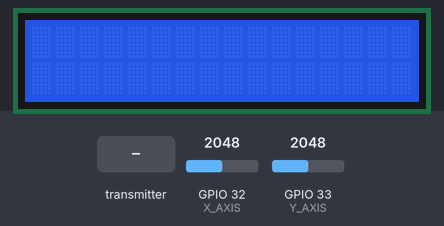
Bench run of a sketch on a simulated ESP32. Shown: 16×2 character LCD. The test bench sets the inputs (shaded band); at power-on: GPIO 32 (X_AXIS) = 2048, GPIO 33 (Y_AXIS) = 2048. WiFi joins after 1.5 s; servers stay silent unless stated; what the sketch prints to the serial monitor is not drawn.

Above: at 1.2 s.
1.3 s: the transmitter starts sending distance = 0
At 2.5 s:
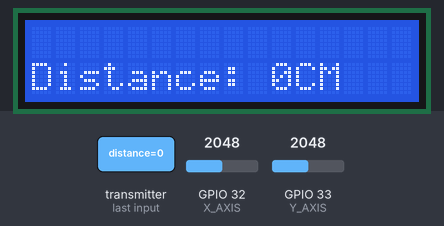
2.8 s: the transmitter starts sending distance = 64
At 3.4 s:
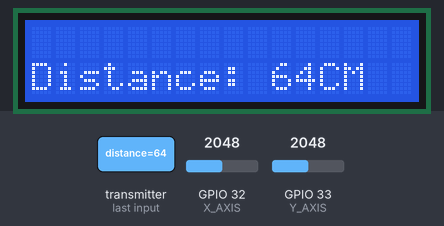
Timing chart, 0 to 5.8 s (numbered marks = the images above; inputs shaded):
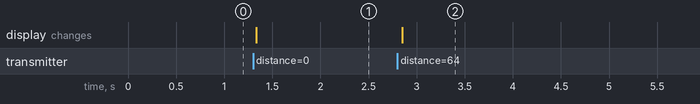

The sketch:

transmitter.ino
```cpp
#include <WiFi.h>
#include <esp_now.h>
#include <LiquidCrystal.h>

#define X_AXIS 32
#define Y_AXIS 33

uint8_t recMac[] = {0x3C,0x8A,0x1F,0x9A,0x6D,0x90}; //3C:8A:1F:9A:6D:90
LiquidCrystal lcd(19,23,18,17,16,15);

struct PacketDataSend{
  byte xAxisV;
  byte yAxisV;
};
PacketDataSend dataSend;

struct PacketDataRecv{
  byte distance;
};
PacketDataRecv rData;

int mapJoystick(int value){
  if (value >= 2800)
  {
    value = map(value, 2200, 4095, 127, 254);
  }
  else if (value <= 1200)
  {
    value = map(value, 1800, 0, 127, 0);
  }
  else
  {
    value = 127;
  }

  return value;
}

void OnDataSent(const uint8_t *mac_addr, esp_now_send_status_t status)
{
  Serial.print("\r\nLast Packet Send Status:\t ");
  Serial.println(status);
  if (status == ESP_NOW_SEND_SUCCESS){
    Serial.println("Message sent");
  }
  else{
    Serial.println("Message failed");
    lcd.setCursor(0,1);
    lcd.print("Connection fail");
  }
}

void OnDataRecv(const esp_now_recv_info * mac, const unsigned char *incomingData, int len){
  if(len==0){
    return;
  }
  memcpy(&rData, incomingData, sizeof(rData));
  String inputData;
  inputData = inputData + "values " + rData.distance;
  Serial.println(inputData);

  lcd.setCursor(0, 1);
  lcd.print("                ");
  lcd.setCursor(0, 1);
  lcd.print("Distance: ");
  lcd.print(rData.distance);
  lcd.print("CM");

}


void setup() {
  Serial.begin(115200);
  WiFi.mode(WIFI_STA);
  WiFi.begin();

  lcd.begin(16, 2);


  pinMode(X_AXIS, INPUT);
  pinMode(Y_AXIS, INPUT);

   if (esp_now_init() != ESP_OK)
  {
    Serial.println("Error initializing ESP-NOW");
    return;
  }
  else
  {
    Serial.println("Succes: Initialized ESP-NOW");
  }

  esp_now_register_recv_cb(OnDataRecv);

  esp_now_register_send_cb(OnDataSent);

  esp_now_peer_info_t peerInfo = {};

  memcpy(peerInfo.peer_addr, recMac, 6);
  peerInfo.channel = 0;
  peerInfo.encrypt = false;

  if (esp_now_add_peer(&peerInfo) != ESP_OK)
  {
    Serial.println("Failed to add peer");
    return;
  }
  else
  {
    Serial.println("Succes: Added peer");
  }

}

void loop() {
  dataSend.xAxisV = mapJoystick(analogRead(X_AXIS));
  dataSend.yAxisV = mapJoystick(analogRead(Y_AXIS));

  esp_err_t result = esp_now_send(recMac, (uint8_t *) &dataSend, sizeof(dataSend));

  if (result == ESP_OK)
  {
    Serial.println("Sent with success");
  }
  else
  {
    Serial.println("Error sending the data");
  }

  delay(50);
}
```

Measured:
- after the input at 1.3 s, the display: changes at once (image 1)
- after the input at 2.8 s, the display: changes after 0.05 s (image 2)
